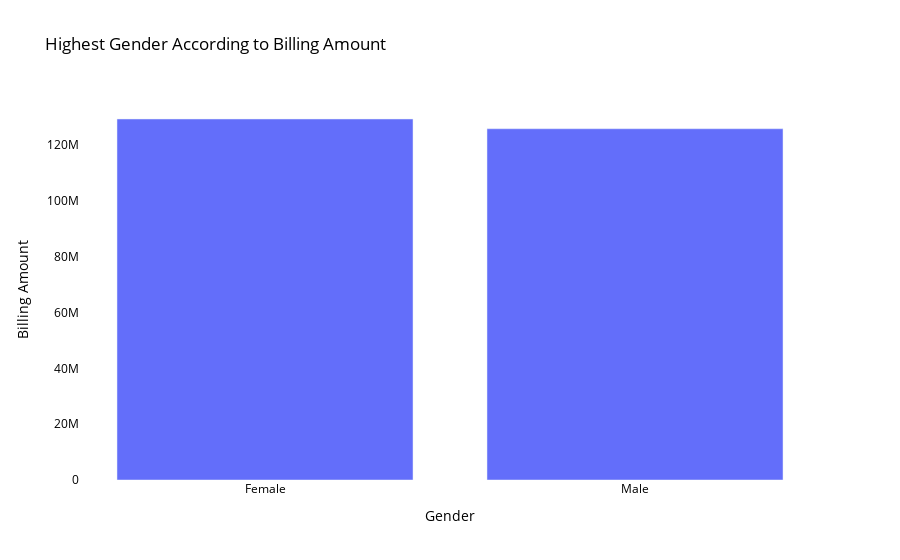
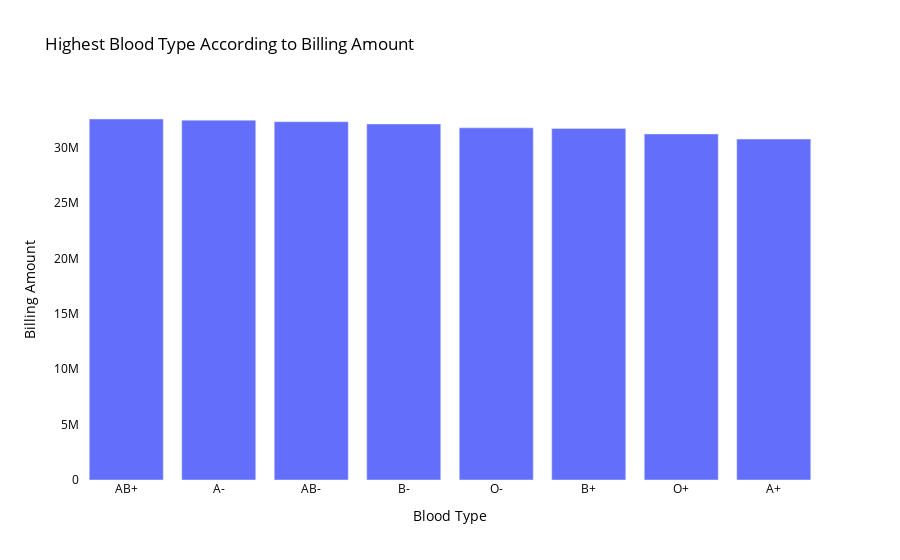
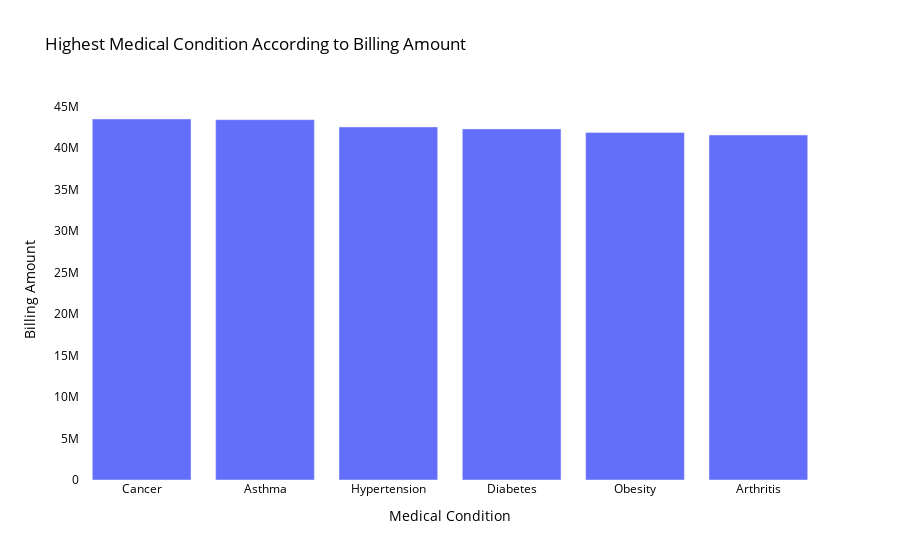
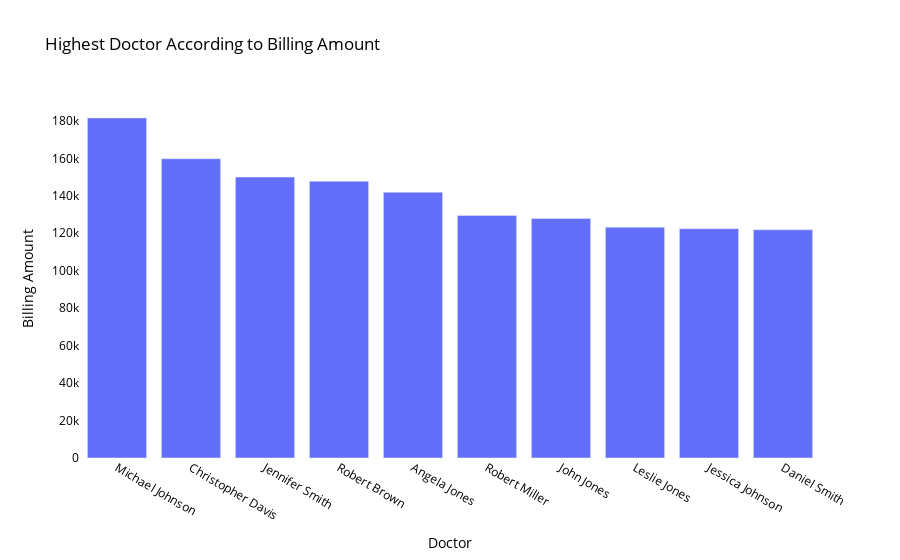

The notebook cell saved with these charts, in order:
### Code cell
# Highest "Features" according to Billing Amount

for i in cols:
    
    if i == 'Gender':

        char_bar = df.groupby(['Gender'])[['Billing Amount']].sum().reset_index()
        char_bar = char_bar.sort_values(by=("Billing Amount"), ascending=False)

        top = char_bar.head(10)
        fig = go.Figure()
        fig.add_trace(go.Bar(x=top['Gender'], y=top["Billing Amount"]))

        fig.update_layout(title="Highest Gender According to " + 'Billing Amount',
                          xaxis_title='Gender',
                          yaxis_title= "Billing Amount",
                          plot_bgcolor='white', 
                          paper_bgcolor='white',  
                          font=dict(color='black'))

        pyo.init_notebook_mode(connected=True)
        pyo.iplot(fig)

    else:
        char_bar = df.groupby([i])[['Billing Amount']].sum().reset_index()
        char_bar = char_bar.sort_values(by=("Billing Amount"), ascending=False)

        top = char_bar.head(10)
        fig = go.Figure()
        fig.add_trace(go.Bar(x=top[i], y=top['Billing Amount']))

        fig.update_layout(title="Highest " + i + " According to Billing Amount",
                          xaxis_title= i,
                          yaxis_title= "Billing Amount",
                          plot_bgcolor='white', 
                          paper_bgcolor='white',  
                          font=dict(color='black'))

        pyo.init_notebook_mode(connected=True)
        pyo.iplot(fig)

### Figure 1 — Plotly figure (JSON) as saved in the notebook; plotly's stock layout.template omitted (floating-point values rounded to 4 significant figures)
{"data": [{"type": "bar", "x": ["Female", "Male"], "y": [129300000.0, 125800000.0]}], "layout": {"autosize": true, "font": {"color": "black"}, "paper_bgcolor": "white", "plot_bgcolor": "white", "title": {"text": "Highest Gender According to Billing Amount"}, "xaxis": {"autorange": true, "range": [-0.5, 1.5], "title": {"text": "Gender"}, "type": "category"}, "yaxis": {"autorange": true, "range": [0, 136100000.0], "title": {"text": "Billing Amount"}, "type": "linear"}}}

### Figure 2 — Plotly figure (JSON) as saved in the notebook; plotly's stock layout.template omitted (floating-point values rounded to 4 significant figures)
{"data": [{"type": "bar", "x": ["AB+", "A-", "AB-", "B-", "O-", "B+", "O+", "A+"], "y": [32600000.0, 32490000.0, 32360000.0, 32150000.0, 31800000.0, 31740000.0, 31250000.0, 30780000.0]}], "layout": {"autosize": true, "font": {"color": "black"}, "paper_bgcolor": "white", "plot_bgcolor": "white", "title": {"text": "Highest Blood Type According to Billing Amount"}, "xaxis": {"autorange": true, "range": [-0.5, 7.5], "title": {"text": "Blood Type"}, "type": "category"}, "yaxis": {"autorange": true, "range": [0, 34310000.0], "title": {"text": "Billing Amount"}, "type": "linear"}}}

### Figure 3 — Plotly figure (JSON) as saved in the notebook; plotly's stock layout.template omitted (floating-point values rounded to 4 significant figures)
{"data": [{"type": "bar", "x": ["Cancer", "Asthma", "Hypertension", "Diabetes", "Obesity", "Arthritis"], "y": [43490000.0, 43410000.0, 42530000.0, 42300000.0, 41870000.0, 41560000.0]}], "layout": {"autosize": true, "font": {"color": "black"}, "paper_bgcolor": "white", "plot_bgcolor": "white", "title": {"text": "Highest Medical Condition According to Billing Amount"}, "xaxis": {"autorange": true, "range": [-0.5, 5.5], "title": {"text": "Medical Condition"}, "type": "category"}, "yaxis": {"autorange": true, "range": [0, 45780000.0], "title": {"text": "Billing Amount"}, "type": "linear"}}}

### Figure 4 — Plotly figure (JSON) as saved in the notebook; plotly's stock layout.template omitted (floating-point values rounded to 4 significant figures)
{"data": [{"type": "bar", "x": ["Michael Johnson", "Christopher Davis", "Jennifer Smith", "Robert Brown", "Angela Jones", "Robert Miller", "John Jones", "Leslie Jones", "Jessica Johnson", "Daniel Smith"], "y": [181600.0, 159800.0, 150000.0, 147700.0, 141900.0, 129500.0, 127900.0, 123200.0, 122400.0, 121800.0]}], "layout": {"autosize": true, "font": {"color": "black"}, "paper_bgcolor": "white", "plot_bgcolor": "white", "title": {"text": "Highest Doctor According to Billing Amount"}, "xaxis": {"autorange": true, "range": [-0.5, 9.5], "title": {"text": "Doctor"}, "type": "category"}, "yaxis": {"autorange": true, "range": [0, 191100.0], "title": {"text": "Billing Amount"}, "type": "linear"}}}
